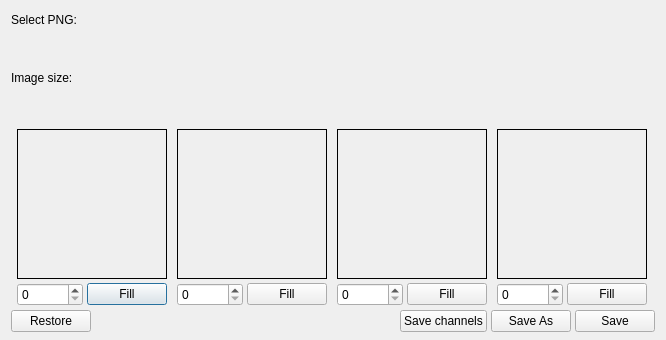
<?xml version="1.0" encoding="UTF-8"?>
<ui version="4.0">
 <class>ImageSplitter</class>
 <widget class="QDialog" name="ImageSplitter">
  <property name="windowModality">
   <enum>Qt::NonModal</enum>
  </property>
  <property name="geometry">
   <rect>
    <x>0</x>
    <y>0</y>
    <width>666</width>
    <height>340</height>
   </rect>
  </property>
  <property name="sizePolicy">
   <sizepolicy hsizetype="Minimum" vsizetype="Minimum">
    <horstretch>0</horstretch>
    <verstretch>0</verstretch>
   </sizepolicy>
  </property>
  <property name="minimumSize">
   <size>
    <width>666</width>
    <height>340</height>
   </size>
  </property>
  <property name="maximumSize">
   <size>
    <width>666</width>
    <height>340</height>
   </size>
  </property>
  <property name="windowTitle">
   <string>Image Splitter</string>
  </property>
  <property name="sizeGripEnabled">
   <bool>false</bool>
  </property>
  <property name="modal">
   <bool>false</bool>
  </property>
  <layout class="QVBoxLayout" name="verticalLayout_8">
   <property name="spacing">
    <number>4</number>
   </property>
   <property name="topMargin">
    <number>10</number>
   </property>
   <property name="bottomMargin">
    <number>8</number>
   </property>
   <item>
    <layout class="QVBoxLayout" name="verticalLayout_6">
     <item>
      <widget class="QLabel" name="label">
       <property name="maximumSize">
        <size>
         <width>16777215</width>
         <height>20</height>
        </size>
       </property>
       <property name="text">
        <string>Select PNG:</string>
       </property>
      </widget>
     </item>
     <item>
      <widget class="SelectPathWidgetBase" name="selectPathWidget" native="true">
       <property name="maximumSize">
        <size>
         <width>16777215</width>
         <height>30</height>
        </size>
       </property>
      </widget>
     </item>
     <item>
      <layout class="QHBoxLayout" name="horizontalLayout_8">
       <item>
        <widget class="QLabel" name="label_2">
         <property name="maximumSize">
          <size>
           <width>16777215</width>
           <height>20</height>
          </size>
         </property>
         <property name="text">
          <string>Image size:</string>
         </property>
        </widget>
       </item>
       <item>
        <widget class="QLabel" name="ImageSizeLbl">
         <property name="maximumSize">
          <size>
           <width>16777215</width>
           <height>20</height>
          </size>
         </property>
         <property name="text">
          <string/>
         </property>
        </widget>
       </item>
       <item>
        <spacer name="horizontalSpacer_2">
         <property name="orientation">
          <enum>Qt::Horizontal</enum>
         </property>
         <property name="sizeHint" stdset="0">
          <size>
           <width>40</width>
           <height>20</height>
          </size>
         </property>
        </spacer>
       </item>
      </layout>
     </item>
    </layout>
   </item>
   <item>
    <layout class="QHBoxLayout" name="horizontalLayout_4">
     <item>
      <layout class="QVBoxLayout" name="verticalLayout_12">
       <property name="sizeConstraint">
        <enum>QLayout::SetMinimumSize</enum>
       </property>
       <item>
        <widget class="QLabel" name="redIconLbl">
         <property name="text">
          <string/>
         </property>
         <property name="pixmap">
          <pixmap resource="QtIcons.qrc">:/QtIconsTextureDialog/red.png</pixmap>
         </property>
         <property name="alignment">
          <set>Qt::AlignCenter</set>
         </property>
        </widget>
       </item>
       <item>
        <widget class="ImageArea" name="redImgLbl">
         <property name="sizePolicy">
          <sizepolicy hsizetype="Expanding" vsizetype="Preferred">
           <horstretch>0</horstretch>
           <verstretch>0</verstretch>
          </sizepolicy>
         </property>
         <property name="minimumSize">
          <size>
           <width>150</width>
           <height>150</height>
          </size>
         </property>
         <property name="maximumSize">
          <size>
           <width>150</width>
           <height>150</height>
          </size>
         </property>
         <property name="toolTip">
          <string>Drag png or click to select file.</string>
         </property>
         <property name="frameShape">
          <enum>QFrame::Box</enum>
         </property>
         <property name="text">
          <string/>
         </property>
         <property name="alignment">
          <set>Qt::AlignCenter</set>
         </property>
        </widget>
       </item>
       <item>
        <layout class="QHBoxLayout" name="horizontalLayout_11">
         <property name="topMargin">
          <number>0</number>
         </property>
         <item>
          <widget class="QSpinBox" name="redSpinBox">
           <property name="maximum">
            <number>255</number>
           </property>
          </widget>
         </item>
         <item>
          <widget class="QPushButton" name="redFillBtn">
           <property name="text">
            <string>Fill</string>
           </property>
          </widget>
         </item>
        </layout>
       </item>
      </layout>
     </item>
     <item>
      <layout class="QVBoxLayout" name="verticalLayout_7">
       <item>
        <layout class="QVBoxLayout" name="verticalLayout_10">
         <item>
          <widget class="QLabel" name="greenIconLbl">
           <property name="text">
            <string/>
           </property>
           <property name="pixmap">
            <pixmap resource="QtIcons.qrc">:/QtIconsTextureDialog/green.png</pixmap>
           </property>
           <property name="alignment">
            <set>Qt::AlignCenter</set>
           </property>
          </widget>
         </item>
         <item>
          <widget class="ImageArea" name="greenImgLbl">
           <property name="sizePolicy">
            <sizepolicy hsizetype="Expanding" vsizetype="Preferred">
             <horstretch>0</horstretch>
             <verstretch>0</verstretch>
            </sizepolicy>
           </property>
           <property name="minimumSize">
            <size>
             <width>150</width>
             <height>150</height>
            </size>
           </property>
           <property name="maximumSize">
            <size>
             <width>150</width>
             <height>150</height>
            </size>
           </property>
           <property name="toolTip">
            <string>Drag png or click to select file.</string>
           </property>
           <property name="frameShape">
            <enum>QFrame::Box</enum>
           </property>
           <property name="text">
            <string/>
           </property>
           <property name="alignment">
            <set>Qt::AlignCenter</set>
           </property>
          </widget>
         </item>
         <item>
          <layout class="QHBoxLayout" name="horizontalLayout_9">
           <property name="topMargin">
            <number>0</number>
           </property>
           <item>
            <widget class="QSpinBox" name="greenSpinBox">
             <property name="maximum">
              <number>255</number>
             </property>
            </widget>
           </item>
           <item>
            <widget class="QPushButton" name="greenFillBtn">
             <property name="text">
              <string>Fill</string>
             </property>
            </widget>
           </item>
          </layout>
         </item>
        </layout>
       </item>
      </layout>
     </item>
     <item>
      <layout class="QVBoxLayout" name="verticalLayout_11">
       <item>
        <widget class="QLabel" name="greenIconLbl_2">
         <property name="text">
          <string/>
         </property>
         <property name="pixmap">
          <pixmap resource="QtIcons.qrc">:/QtIconsTextureDialog/blue.png</pixmap>
         </property>
         <property name="alignment">
          <set>Qt::AlignCenter</set>
         </property>
        </widget>
       </item>
       <item>
        <widget class="ImageArea" name="blueImgLbl">
         <property name="sizePolicy">
          <sizepolicy hsizetype="Expanding" vsizetype="Preferred">
           <horstretch>0</horstretch>
           <verstretch>0</verstretch>
          </sizepolicy>
         </property>
         <property name="minimumSize">
          <size>
           <width>150</width>
           <height>150</height>
          </size>
         </property>
         <property name="maximumSize">
          <size>
           <width>150</width>
           <height>150</height>
          </size>
         </property>
         <property name="toolTip">
          <string>Drag png or click to select file.</string>
         </property>
         <property name="frameShape">
          <enum>QFrame::Box</enum>
         </property>
         <property name="text">
          <string/>
         </property>
         <property name="alignment">
          <set>Qt::AlignCenter</set>
         </property>
        </widget>
       </item>
       <item>
        <layout class="QHBoxLayout" name="horizontalLayout_10">
         <property name="topMargin">
          <number>0</number>
         </property>
         <item>
          <widget class="QSpinBox" name="blueSpinBox">
           <property name="maximum">
            <number>255</number>
           </property>
          </widget>
         </item>
         <item>
          <widget class="QPushButton" name="blueFillBtn">
           <property name="text">
            <string>Fill</string>
           </property>
          </widget>
         </item>
        </layout>
       </item>
      </layout>
     </item>
     <item>
      <layout class="QVBoxLayout" name="verticalLayout_13">
       <item>
        <widget class="QLabel" name="blackIconLbl">
         <property name="text">
          <string/>
         </property>
         <property name="pixmap">
          <pixmap resource="QtIcons.qrc">:/QtIconsTextureDialog/alpha.png</pixmap>
         </property>
         <property name="alignment">
          <set>Qt::AlignCenter</set>
         </property>
        </widget>
       </item>
       <item>
        <widget class="ImageArea" name="alphaImgLbl">
         <property name="sizePolicy">
          <sizepolicy hsizetype="Expanding" vsizetype="Preferred">
           <horstretch>0</horstretch>
           <verstretch>0</verstretch>
          </sizepolicy>
         </property>
         <property name="minimumSize">
          <size>
           <width>150</width>
           <height>150</height>
          </size>
         </property>
         <property name="maximumSize">
          <size>
           <width>150</width>
           <height>150</height>
          </size>
         </property>
         <property name="toolTip">
          <string>Drag png or click to select file.</string>
         </property>
         <property name="frameShape">
          <enum>QFrame::Box</enum>
         </property>
         <property name="text">
          <string/>
         </property>
         <property name="alignment">
          <set>Qt::AlignCenter</set>
         </property>
        </widget>
       </item>
       <item>
        <layout class="QHBoxLayout" name="horizontalLayout_12">
         <property name="topMargin">
          <number>0</number>
         </property>
         <item>
          <widget class="QSpinBox" name="alphaSpinBox">
           <property name="maximum">
            <number>255</number>
           </property>
          </widget>
         </item>
         <item>
          <widget class="QPushButton" name="alphaFillBtn">
           <property name="text">
            <string>Fill</string>
           </property>
          </widget>
         </item>
        </layout>
       </item>
      </layout>
     </item>
    </layout>
   </item>
   <item>
    <layout class="QHBoxLayout" name="horizontalLayout_5">
     <item>
      <layout class="QVBoxLayout" name="verticalLayout_14">
       <item>
        <widget class="QPushButton" name="restoreBtn">
         <property name="maximumSize">
          <size>
           <width>100</width>
           <height>16777215</height>
          </size>
         </property>
         <property name="text">
          <string>Restore</string>
         </property>
        </widget>
       </item>
      </layout>
     </item>
     <item>
      <layout class="QHBoxLayout" name="horizontalLayout_13">
       <item>
        <spacer name="horizontalSpacer">
         <property name="orientation">
          <enum>Qt::Horizontal</enum>
         </property>
         <property name="sizeHint" stdset="0">
          <size>
           <width>40</width>
           <height>20</height>
          </size>
         </property>
        </spacer>
       </item>
       <item>
        <widget class="QPushButton" name="saveChannelsBtn">
         <property name="maximumSize">
          <size>
           <width>200</width>
           <height>16777215</height>
          </size>
         </property>
         <property name="text">
          <string>Save channels</string>
         </property>
        </widget>
       </item>
       <item>
        <widget class="QPushButton" name="saveAsBtn">
         <property name="maximumSize">
          <size>
           <width>200</width>
           <height>16777215</height>
          </size>
         </property>
         <property name="text">
          <string>Save As</string>
         </property>
        </widget>
       </item>
       <item>
        <widget class="QPushButton" name="saveBtn">
         <property name="maximumSize">
          <size>
           <width>200</width>
           <height>16777215</height>
          </size>
         </property>
         <property name="text">
          <string>Save</string>
         </property>
        </widget>
       </item>
      </layout>
     </item>
    </layout>
   </item>
  </layout>
 </widget>
 <customwidgets>
  <customwidget>
   <class>SelectPathWidgetBase</class>
   <extends>QWidget</extends>
   <header>classes/Qt/Tools/SelectPathWidget/selectpathwidgetbase.h</header>
   <container>1</container>
  </customwidget>
  <customwidget>
   <class>ImageArea</class>
   <extends>QLabel</extends>
   <header>classes/Qt/ImageSplitterDialog/ImageArea.h</header>
  </customwidget>
 </customwidgets>
 <resources>
  <include location="QtIcons.qrc"/>
 </resources>
 <connections/>
</ui>
